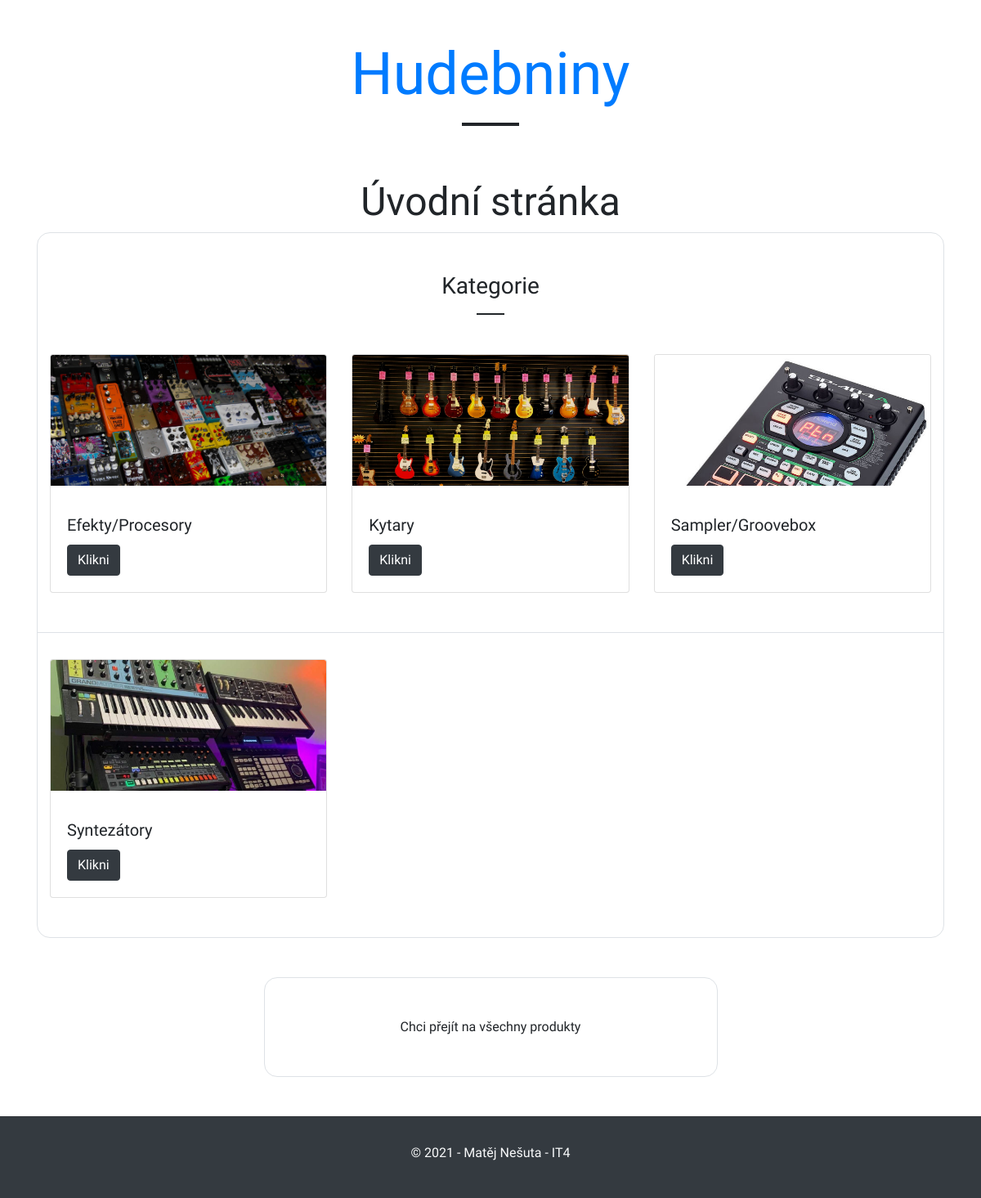
The app's page /hudebniny/, older data.
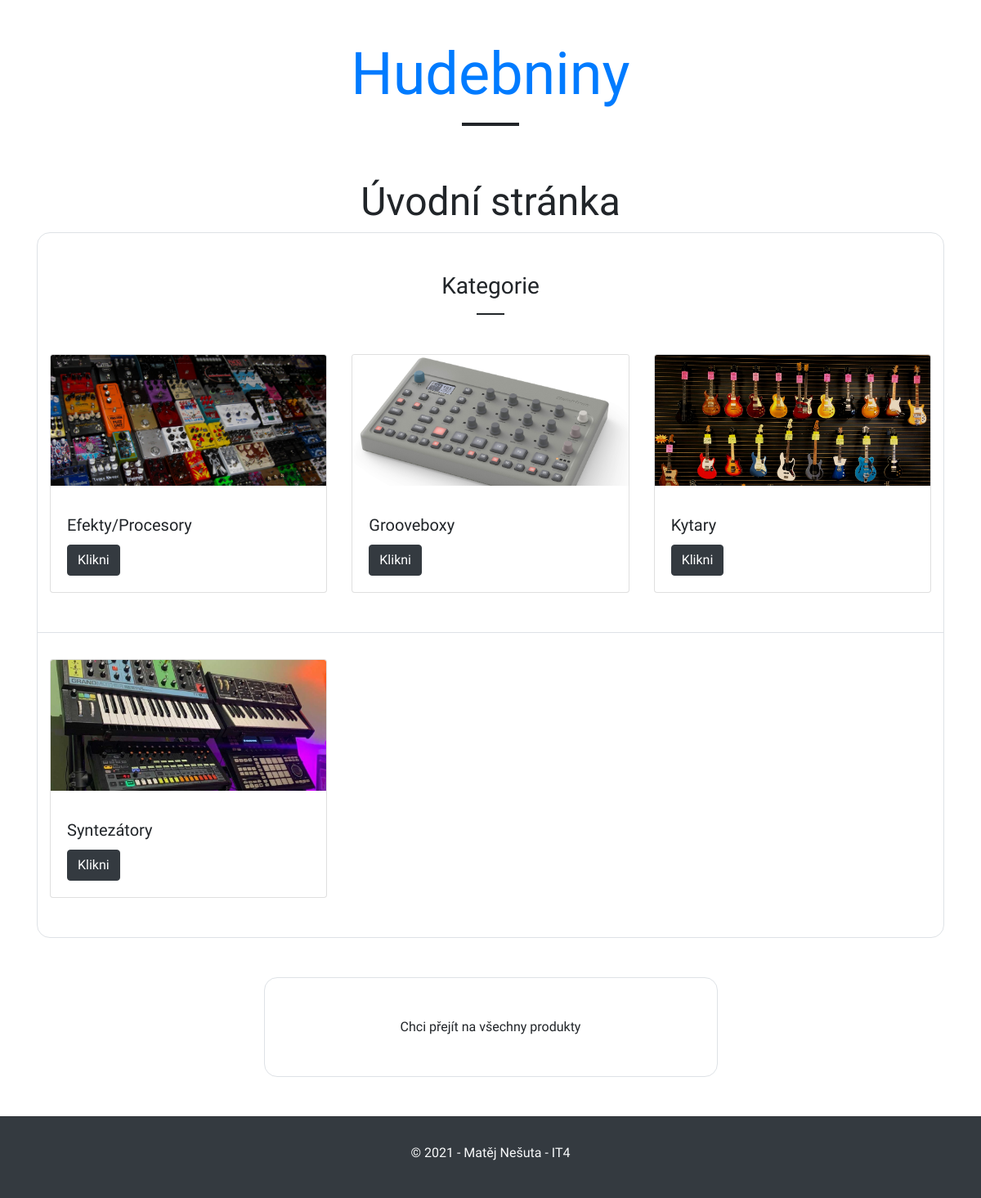
The same page, newer data.
### hudebniny/models.py (models this page shows, shortened)
class Druh(models.Model):
    nazev = models.CharField(blank=False, max_length=100, null=False, unique=True, verbose_name="Název")
    foto = models.ImageField(upload_to='druh/', blank=True, null=True, verbose_name="Ilustrační foto")
    class Meta:
        verbose_name = "Druh zboží"
        verbose_name_plural = "Druhy zboží"
        ordering = ["nazev"]

### hudebniny/views.py (the view)
# urls.py: path('', views.IndexView.as_view(), name='index'),
class IndexView(ListView):
    model = Druh
    context_object_name = 'druh_list'
    template_name = 'index.html'

### hudebniny/templates/index.html (shortened to what this page needs)
{% extends 'base.html' %}
{% load static %}
{% block content %}
    <h2 class="text-center">Úvodní stránka</h2>
    <div class="container border">
    <h3 class="text-center mt-5">Kategorie</h3>
        <hr>
        <div class="row">
        {% for druh in druh_list %}
            <div class="col-md-6 col-lg-4 {% if forloop.last%}{% else %}cara{% endif %}">
                <div class="card">
                    <figure class="cropped kategorie">
                        <a href="{% url 'produkty' druh.pk %}">
                            <img class="card-img-top img-fluid" src="{{ druh.foto.url }}" alt="Card image cap">
                        </a>
                    </figure>
                    <div class="card-body">
                        <h5 class="card-title">{{ druh.nazev }}</h5>
                         <a href="{% url 'produkty' druh.pk %}" class="btn btn-dark">Klikni</a>
                    </div>
                </div>
            </div>
        {% endfor %}
        </div>
    </div>
    <div class="text-center">
        <a href="{% url 'produkty'%}" class="btn border p-5 m-5 produkty-tlacitko">Chci přejít na všechny produkty</a>
    </div>
{% endblock %}

Row changes from the older to the newer data that the page shows:
changed Druh: foto: a different picture; nazev "Sampler/Groovebox" → "Grooveboxy"; moves up the list
